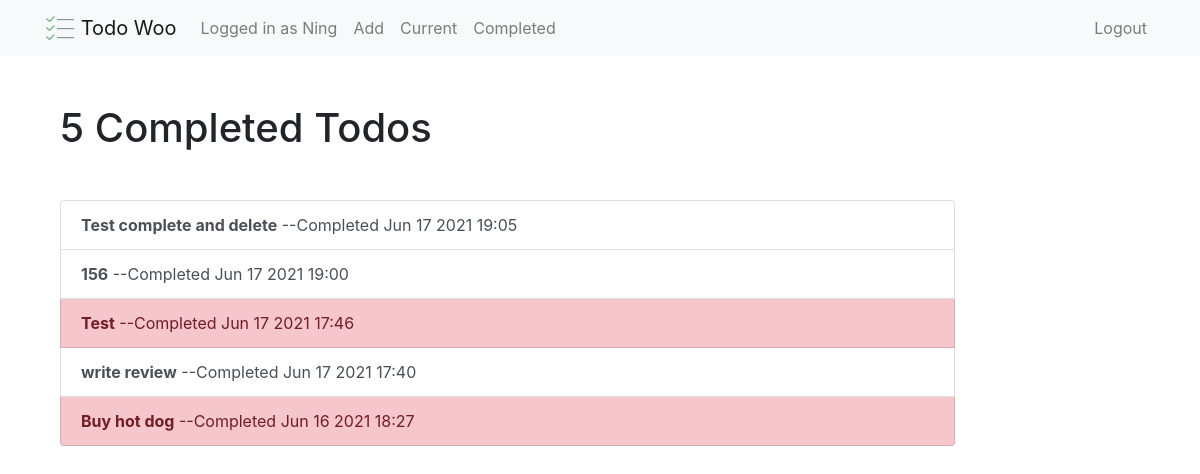
The app's page /completed/ (signed in) with its own data.
### todo/models.py (models this page shows, shortened)
class Todo(models.Model):
    title = models.CharField(max_length=100)
    detail = models.TextField(blank=True)
    timestamp = models.DateTimeField(auto_now_add=True)   # add the time this todo be created
    date_completed = models.DateTimeField(null=True, blank=True)
    important = models.BooleanField(default=False)
    user = models.ForeignKey(User, on_delete=models.CASCADE)

### todo/views.py (the view)
# urls.py: path('completed/', views.completed_todos, name='completed_todos'),
@login_required
def completed_todos(request):
    all_completed_todos = Todo.objects.filter(user=request.user, date_completed__isnull=False).order_by('-date_completed')
    return render(request, 'todo/completed.html', {'all_completed_todos': all_completed_todos})

### templates/todo/completed.html
<!DOCTYPE html>
{% extends 'todo/base.html' %}
{% block body_block %}
        <div class="container mt-5">
        <div class="col-md-10">
            {% if all_completed_todos %}
                <h1>{{ all_completed_todos.count }} Completed Todo{{ all_completed_todos.count|pluralize }}</h1>
            {% else %}
                <h1>OOPs, it seems you haven't completed any todo!</h1>
            {% endif %}
        </div>
    </div>
    <div class="container mt-5">
        <div class="col-md-10">
        {% if all_completed_todos %}
            <div class="list-group">
                {% for todo in all_completed_todos %}
                    <a href="{% url 'view_todo' todo.id %}" class="list-group-item list-group-item-action{% if todo.important %} list-group-item-danger{% endif %}">
                        <b>{{ todo.title }}</b>  --Completed {{ todo.date_completed|date:'M j Y H:i' }}</a>
                {% endfor %}
            </div>
        {% endif %}
        </div>
    </div>
{% endblock %}

### templates/todo/base.html (shortened to what this page needs)
{% load static %}
<!DOCTYPE html>
<html lang="en">
<head>
    <link rel="stylesheet" href="https://cdn.jsdelivr.net/npm/bootstrap@4.6.0/dist/css/bootstrap.min.css">
</head>
<body>
    <nav class="navbar navbar-expand-md navbar-light bg-light">
        <div class="container">
            <a class="navbar-brand" href="{% url 'home' %}">
                <img src="{% static 'icon.png' %}" width="30" height="30" class="d-inline-block align-top" >
                <span>Todo Woo</span>
            </a>
            <div class="collapse navbar-collapse" id="navbarNav">
                {% if user.is_authenticated %}
                    <ul class="navbar-nav mr-auto">
                        <li><a class="nav-link" href="{% url 'current_todos' %}">Logged in as {{ user.username }} <span class="sr-only">(current)</span></a></li>
                        <li><a class="nav-link" href="{% url 'create_todo' %}">Add</a></li>
                        <li><a class="nav-link" href="{% url 'current_todos' %}">Current</a></li>
                        <li><a class="nav-link" href="{% url 'completed_todos' %}">Completed</a></li>
                    </ul>
                {% endif %}
                <ul class="navbar-nav ml-auto">
                    {% if user.is_authenticated %}
                        <li><a href="#" onclick="$('#signOutBtn').click()" class="nav-link">Logout</a>
                        </li>
                    {% else %}
                        <li><a class="nav-link" href="{% url 'user_signup' %}">Sign up</a></li>
                        <li><a class="nav-link" href="{% url 'user_login' %}">Login</a></li>
                    {% endif %}
                </ul>
            </div>
        </div>
    </nav>
    {% block body_block %}
    {% endblock %}
</body>
</html>

### records on screen
Todo: title "Test complete and delete", date_completed "Jun 17 2021 19:05"
Todo: title "156", date_completed "Jun 17 2021 19:00"
Todo: title "Test", date_completed "Jun 17 2021 17:46"
Todo: title "write review", date_completed "Jun 17 2021 17:40"
Todo: title "Buy hot dog", date_completed "Jun 16 2021 18:27"

### other values on screen
{{ user.username }} "Ning"
{{ all_completed_todos.count }} "5"
